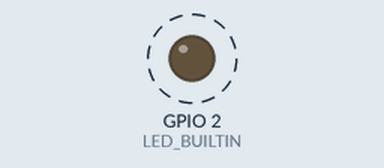
A program run on a simulated ESP8266 (NodeMCU). On the bench: output pins drawn as LEDs (lit = HIGH, except the on-board LED, lit = LOW). Dashed ring = blinking. What the program prints to the serial monitor is not drawn.

Above: at 1.3 s.
Timing chart, 0 to 4.1 s (numbered marks = the images above):
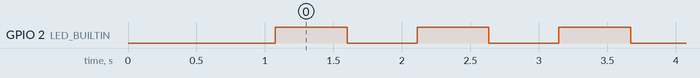

Measured:
- by itself, GPIO 2 (LED_BUILTIN): alternates HIGH for 0.52 s and LOW for 0.51 s

The program:

main.cpp
```cpp
#ifndef ESP_HORLOGE_INTERNAL_LICENSE_HEADER
#define ESP_HORLOGE_INTERNAL_LICENSE_HEADER
/**
 * ESP_Horloge_interne
 * Copyright (C) 2025 Fo170
 *
 * This program is free software: you can redistribute it and/or modify
 * it under the terms of the GNU General Public License as published by
 * the Free Software Foundation, either version 3 of the License, or
 * (at your option) any later version.
 *
 * This program is distributed in the hope that it will be useful,
 * but WITHOUT ANY WARRANTY; without even the implied warranty of
 * MERCHANTABILITY or FITNESS FOR A PARTICULAR PURPOSE.  See the
 * GNU General Public License for more details.
 *
 * You should have received a copy of the GNU General Public License
 * along with this program. If not, see <https://www.gnu.org/licenses/>.
 */
#endif

#include <Arduino.h>
#include "PreciseTime.h"

// Définir cette variable pour tester différentes périodes d'affichage
#define DISPLAY_INTERVAL_MS 1000  // Affichage toutes les secondes
#define BLINK_INTERVAL_MS 500     // Clignotement LED toutes les 500ms

// Variables pour la démonstration
uint64_t lastDisplayTime = 0;
uint64_t lastBlinkTime = 0;
bool ledState = false;
int taskCounter = 0;

// Fonction pour démontrer la mesure de temps d'exécution
void demonstrateTaskTiming() {
    uint64_t startTime = PreciseTime::getMicroseconds();

    // Simuler une tâche qui prend du temps
    volatile long sum = 0;
    for (int i = 0; i < 1000; i++) {
        sum += i * i;
        delayMicroseconds(10); // Simuler un petit délai
    }

    uint64_t endTime = PreciseTime::getMicroseconds();
    uint64_t duration = endTime - startTime;

    // Afficher occasionnellement la durée
    taskCounter++;
    if (taskCounter % 5 == 0) {
        Serial.printf("[Task %d] Durée: %llu µs (%.3f ms)\n",
                     taskCounter, duration, duration / 1000.0);
    }
}

void setup() {
    Serial.begin(115200);
    delay(1000); // Attente pour la stabilisation du port série

    Serial.println("\n════════════════════════════════════════");
    Serial.println("   Système de Temps Précis - Démonstration");
    Serial.println("════════════════════════════════════════");

    // Initialiser le système de temps
    PreciseTime::begin();

    // Afficher les informations sur l'architecture
    Serial.println("\n📊 Informations système:");
    Serial.print("  Architecture: ");
    #if defined(ESP32)
        Serial.println("ESP32");
    #elif defined(ESP8266)
        Serial.println("ESP8266");
    #else
        Serial.println("Autre (Arduino)");
    #endif

    Serial.print("  Résolution temporelle: ");
    #if defined(ESP32)
        Serial.println("1 microseconde");
    #elif defined(ESP8266)
        Serial.println("~4 microsecondes");
    #else
        Serial.println("1 milliseconde");
    #endif

    Serial.printf("  Débordement prévu dans: %.1f années\n",
                  PreciseTime::getOverflowYears());
    Serial.println("════════════════════════════════════════");

    // Configurer la LED intégrée
    pinMode(LED_BUILTIN, OUTPUT);
    digitalWrite(LED_BUILTIN, LOW);

    Serial.println("\n✅ Système prêt!");
    Serial.println("  - LED clignote toutes les 500ms");
    Serial.println("  - Affichage du temps toutes les secondes");
    Serial.println("  - Mesure de temps de tâches en arrière-plan");
    Serial.println("════════════════════════════════════════\n");
}

void loop() {
    uint64_t currentTime = PreciseTime::getMilliseconds();

    // 1. Clignotement de la LED
    if (currentTime - lastBlinkTime >= BLINK_INTERVAL_MS) {
        lastBlinkTime = currentTime;
        ledState = !ledState;
        digitalWrite(LED_BUILTIN, ledState);
    }

    // 2. Affichage périodique des informations
    if (currentTime - lastDisplayTime >= DISPLAY_INTERVAL_MS) {
        lastDisplayTime = currentTime;

        // Récupérer différentes représentations du temps
        String formatted = PreciseTime::getFormattedString();
        uint64_t micros = PreciseTime::getMicroseconds();
        uint64_t millis = PreciseTime::getMilliseconds();
        uint64_t seconds = PreciseTime::getSeconds();
        double preciseSeconds = PreciseTime::getSecondsPrecise();

        // Afficher les informations
        Serial.println("🕒 === TEMPS ÉCOULÉ ===");
        Serial.printf("  Formaté:    %s\n", formatted.c_str());
        Serial.printf("  Microsecondes: %llu µs\n", micros);
        Serial.printf("  Millisecondes: %llu ms\n", millis);
        Serial.printf("  Secondes:      %llu s\n", seconds);
        Serial.printf("  Secondes précises: %.6f s\n", preciseSeconds);

        // Calcul du pourcentage d'utilisation avant débordement
        double percent = (preciseSeconds / 3600.0 / 24.0 / 365.0) /
                         PreciseTime::getOverflowYears() * 100.0;
        Serial.printf("  Utilisation: %.10f%% de la durée maximale\n", percent);
        Serial.println();
    }

    // 3. Exécuter une tâche avec mesure de temps
    demonstrateTaskTiming();

    // 4. Démontrer la fonction update() si nécessaire
    #if defined(ESP8266) || !defined(ESP32)
    // Pour les architectures sans interruption hardware
    PreciseTime::update();
    #endif

    // Petit délai pour éviter la surcharge
    delay(500);
}

// Fonction pour démontrer la réinitialisation (à appeler si nécessaire)
void resetTimer() {
    Serial.println("\n🔄 Réinitialisation du compteur de temps...");
    PreciseTime::reset();
    Serial.println("✅ Compteur réinitialisé à zéro");
}
```

PreciseTime.h
```cpp
#ifndef PRECISE_TIME_H
#define PRECISE_TIME_H

/**
 * PreciseTime - partie de ESP_Horloge_interne
 * Copyright (C) 2025 Fo170
 *
 * This program is free software: you can redistribute it and/or modify
 * it under the terms of the GNU General Public License as published by
 * the Free Software Foundation, either version 3 of the License, or
 * (at your option) any later version.
 *
 * This program is distributed in the hope that it will be useful,
 * but WITHOUT ANY WARRANTY; without even the implied warranty of
 * MERCHANTABILITY or FITNESS FOR A PARTICULAR PURPOSE.  See the
 * GNU General Public License for more details.
 *
 * You should have received a copy of the GNU General Public License
 * along with this program. If not, see <https://www.gnu.org/licenses/>.
 */

#include <Arduino.h>

#if defined(ESP32)
#include "driver/timer.h"
#include "soc/timer_group_struct.h"
#include "soc/timer_group_reg.h"
#endif

class PreciseTime {
private:
    // Variables statiques
    static bool initialized;

#if defined(ESP32)
    // Variables spécifiques ESP32
    static hw_timer_t* timer;
    static volatile uint64_t time_fct_micros;
    static portMUX_TYPE timerMux;

    // Interruption timer ESP32
    static void IRAM_ATTR timerISR() {
        portENTER_CRITICAL_ISR(&timerMux);
        time_fct_micros++;
        portEXIT_CRITICAL_ISR(&timerMux);
    }

#elif defined(ESP8266)
    // Variables spécifiques ESP8266
    static volatile uint32_t overflow_counter;
    static uint32_t last_micros;
    static uint64_t total_micros;

    // Interruption débordement ESP8266
    static void IRAM_ATTR microsOverflowISR() {
        overflow_counter++;
    }

    // Mise à jour du temps ESP8266
    static void updateTime() {
        if (!initialized) return;

        uint32_t current_micros = micros();
        uint32_t high_part = overflow_counter;

        // Vérifier si un débordement s'est produit
        if (current_micros < last_micros) {
            high_part++;
        }

        // Calculer le temps total en microsecondes (64 bits)
        total_micros = ((uint64_t)high_part << 32) | current_micros;
        last_micros = current_micros;
    }

#else
    // Variables pour autres architectures
    static uint32_t last_millis;
    static uint64_t total_millis;

    // Mise à jour logicielle
    static void updateSoftwareTimer() {
        if (!initialized) return;

        uint32_t current = millis();
        uint32_t delta;

        if (current >= last_millis) {
            delta = current - last_millis;
        } else {
            // Gestion du débordement de millis()
            delta = (UINT32_MAX - last_millis) + current + 1;
        }

        total_millis += delta;
        last_millis = current;
    }
#endif

public:
    // Initialise le système de temps précis
    static void begin() {
        if (initialized) return;

#if defined(ESP32)
        // Configuration du timer ESP32 (1MHz = 1µs par tick)
        timer = timerBegin(0, 80, true); // Timer 0, prescaler 80 (80MHz/80=1MHz)
        timerAttachInterrupt(timer, &timerISR, true);
        timerAlarmWrite(timer, 1, true); // Déclenchement toutes les 1µs
        timerAlarmEnable(timer);

        Serial.println("PreciseTime: Timer ESP32 initialisé (1µs résolution)");

#elif defined(ESP8266)
        // Configuration pour ESP8266
        last_micros = micros();
        total_micros = 0;
        overflow_counter = 0;

        // Attacher une interruption au débordement de micros()
        timer1_isr_init();
        timer1_attachInterrupt(microsOverflowISR);
        timer1_enable(TIM_DIV16, TIM_EDGE, TIM_LOOP);

        Serial.println("PreciseTime: Système ESP8266 initialisé");

#else
        // Méthode logicielle pour autres architectures
        last_millis = millis();
        total_millis = 0;

        Serial.println("PreciseTime: Timer logiciel initialisé (1ms résolution)");
#endif

        initialized = true;
        Serial.printf("PreciseTime: Débordement dans %.2f années\n", getOverflowYears());
    }

    // Retourne le temps en microsecondes depuis le début
    static uint64_t getMicroseconds() {
#if defined(ESP32)
        if (!initialized) return 0;
        uint64_t time;
        portENTER_CRITICAL(&timerMux);
        time = time_fct_micros;
        portEXIT_CRITICAL(&timerMux);
        return time;

#elif defined(ESP8266)
        if (!initialized) return 0;
        updateTime();
        return total_micros;

#else
        if (!initialized) return 0;
        updateSoftwareTimer();
        return total_millis * 1000ULL; // Conversion ms → µs
#endif
    }

    // Retourne le temps en millisecondes depuis le début
    static uint64_t getMilliseconds() {
        return getMicroseconds() / 1000ULL;
    }

    // Retourne le temps en secondes depuis le début
    static uint64_t getSeconds() {
        return getMicroseconds() / 1000000ULL;
    }

    // Retourne le temps en secondes avec décimales (précision microsecondes)
    static double getSecondsPrecise() {
        return (double)getMicroseconds() / 1000000.0;
    }

    // Retourne le temps formaté: jours, heures, minutes, secondes
    static void getFormattedTime(uint64_t &days, uint32_t &hours,
                                 uint32_t &minutes, uint32_t &seconds) {
        uint64_t total_seconds = getSeconds();

        days = total_seconds / 86400ULL;
        uint64_t remaining = total_seconds % 86400ULL;

        hours = remaining / 3600ULL;
        remaining %= 3600ULL;

        minutes = remaining / 60ULL;
        seconds = remaining % 60ULL;
    }

    // Retourne une chaîne formatée du temps écoulé
    static String getFormattedString() {
        uint64_t days;
        uint32_t hours, minutes, seconds;

        getFormattedTime(days, hours, minutes, seconds);

        char buffer[64];
        if (days > 0) {
            snprintf(buffer, sizeof(buffer), "%llu jours, %02lu:%02lu:%02lu",
                     days, hours, minutes, seconds);
        } else {
            snprintf(buffer, sizeof(buffer), "%02lu:%02lu:%02lu",
                     hours, minutes, seconds);
        }

        return String(buffer);
    }

    // Retourne le temps avant débordement en années (64 bits)
    static double getOverflowYears() {
        // Calcul du temps avant débordement d'un uint64_t en années
        // 2^64 microsecondes = 18446744073709551616 µs
        // Conversion en années: /1000000/3600/24/365
        return (pow(2, 64) / 1000000.0 / 3600.0 / 24.0 / 365.0);
    }

    // Mise à jour manuelle (pour les architectures sans interruption)
    static void update() {
#if defined(ESP8266)
        updateTime();
#elif !defined(ESP32)
        updateSoftwareTimer();
#endif
    }

    // Vérifie si le système est initialisé
    static bool isInitialized() {
        return initialized;
    }

    // Réinitialise le compteur de temps
    static void reset() {
#if defined(ESP32)
        portENTER_CRITICAL(&timerMux);
        time_fct_micros = 0;
        portEXIT_CRITICAL(&timerMux);

#elif defined(ESP8266)
        last_micros = micros();
        total_micros = 0;
        overflow_counter = 0;

#else
        last_millis = millis();
        total_millis = 0;
#endif
        Serial.println("PreciseTime: Compteur réinitialisé");
    }
};

// Initialisation des variables statiques
bool PreciseTime::initialized = false;

#if defined(ESP32)
hw_timer_t* PreciseTime::timer = nullptr;
volatile uint64_t PreciseTime::time_fct_micros = 0;
portMUX_TYPE PreciseTime::timerMux = portMUX_INITIALIZER_UNLOCKED;

#elif defined(ESP8266)
volatile uint32_t PreciseTime::overflow_counter = 0;
uint32_t PreciseTime::last_micros = 0;
uint64_t PreciseTime::total_micros = 0;

#else
uint32_t PreciseTime::last_millis = 0;
uint64_t PreciseTime::total_millis = 0;
#endif

#endif // PRECISE_TIME_H
```
